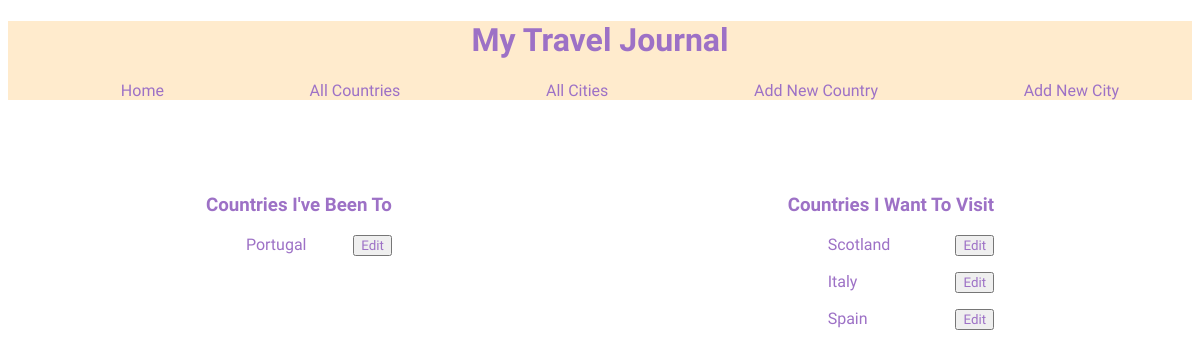
Page /countries on the earlier database version.
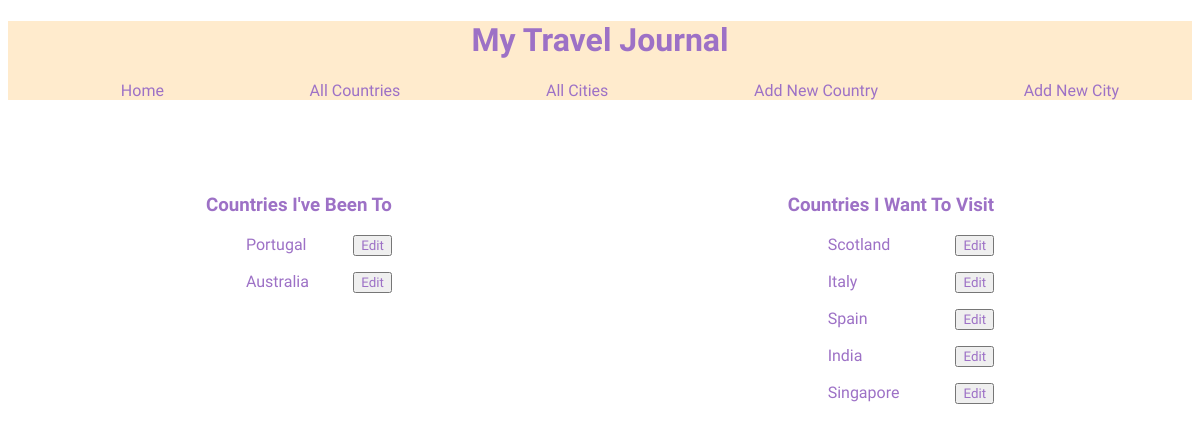
Same page on the later database version.
### tables this page shows
CREATE TABLE countries (
    id INTEGER PRIMARY KEY AUTOINCREMENT,
    name VARCHAR,
    visited BOOLEAN DEFAULT FALSE
);

### controllers/countries_controller.py (the view)
@countries_blueprint.route("/countries")
def countries():
    countries = country_repository.select_all()
    return render_template("countries/index.html", all_countries = countries)

### db/run_sql.py (called while the page is built)
def get_db():
    path = os.path.dirname(os.path.abspath(__file__))
    db = os.path.join(path, "travel_manager.db")
    conn = sqlite3.connect(db)
    conn.execute("PRAGMA foreign_keys = 1")
    conn.row_factory = sqlite3.Row
    return conn

def run_sql(sql, values=[]):
    db = get_db()
    cursor =db.cursor()
    cursor.execute(sql, values)
    results = cursor.fetchall()
    db.commit()
    db.close()
    return results

### repositories/country_repository.py (called while the page is built)
def select_all():
    countries = []
    sql = "SELECT * FROM countries"
    results = run_sql(sql)
    for row in results:
        visited = True if row['visited'] == 1 else False
        country = Country(row['name'], visited, row['id'])
        countries.append(country)
    return countries

### templates/countries/index.html
{% extends "base.html" %}
{% block content %}
    <div class = "flexme">
        <div>
            <h3 class = "headings">Countries I've Been To</h3>
                <div>
                    {% for country in all_countries %}
                    {% if country.visited == True %}
                    <ul class = "lists">
                        <li><a href="/countries/{{ country.id }}"> {{country.name}}</a></li>
                        <li>
                            <button><a href="/countries/{{country.id}}/edit">Edit</a></button>
                        </li>
                    </ul>
                    {% endif %}
                    {% endfor%}
                </div>
        </div>
        <div>
            <h3 class = "headings">Countries I Want To Visit</h3>
            {% for country in all_countries %}
            {% if country.visited == False %}
            <div>
                <ul class = "lists">
                    <li><a href="/countries/{{ country.id }}"> {{country.name}}</a></li>
                    <li>
                        <button><a href="/countries/{{country.id}}/edit">Edit</a></button>
                    </li>
                </ul>
            </div>
            {% endif %}
            {% endfor %}
        </div>
    </div>
    {% endblock %}

Differences in the rows shown:
added countries: name "Australia", shown under "Countries I've Been To"
added countries: name "India", shown under "Countries I Want To Visit"
added countries: name "Singapore", shown under "Countries I Want To Visit"
